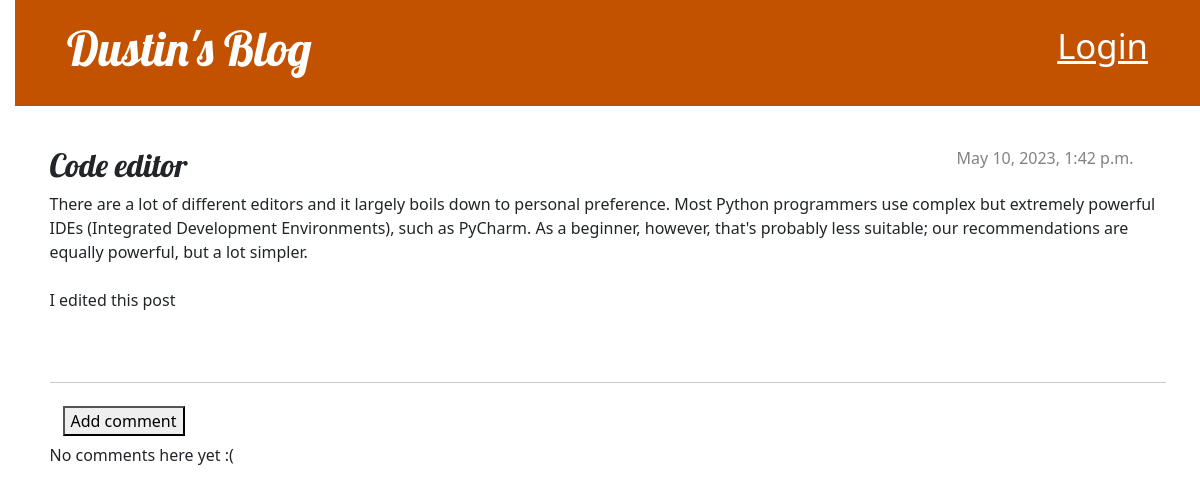
The app's page /post/1/ with its own data.
### blog/models.py (models this page shows, shortened)
class Post(models.Model):
    author = models.ForeignKey(settings.AUTH_USER_MODEL, on_delete=models.CASCADE)
    title = models.CharField(max_length=200)
    text = models.TextField()
    created_date = models.DateTimeField(default=timezone.now)
    published_date = models.DateTimeField(blank=True, null=True)

### blog/views.py (the view)
# urls.py: path('post/<int:pk>/', views.post_detail, name='post_detail'),
def post_detail(request, pk):
    post = get_object_or_404(Post, pk=pk)
    return render(request, 'blog/post_detail.html', {'post': post})

### blog/templates/blog/post_detail.html (shortened to what this page needs)
{% extends 'blog/base.html' %}
{% block content %}
    <article class="post">
        {% if post.published_date %}
            <time class="date">
                {{ post.published_date }}
            </time>
        {% else %}
            <a class="btn btn-default" href="{% url 'post_publish' pk=post.pk %}"><button type="button" class="btn btn-success">Publish</button></a>
        {% endif %}
        <h2>{{ post.title }}</h2>
        <p>{{ post.text|linebreaksbr }}</p>
    </article>
    <hr>
    <a class="btn btn-default" href="{% url 'add_comment_to_post' pk=post.pk %}"><button type="button"> Add comment</button></a>
    {% for comment in post.comments.all %}
    {% if user.is_authenticated or comment.approved_comment %}
    <div class="comment">
        <div class="date">
            {{ comment.created_date }}
            {% if not comment.approved_comment %}
                <a class="btn btn-default" href="{% url 'comment_remove' pk=comment.pk %}"><span class="glyphicon glyphicon-remove"></span></a>
                <a class="btn btn-default" href="{% url 'comment_approve' pk=comment.pk %}"><span class="glyphicon glyphicon-ok"></span></a>
            {% endif %}
        </div>
        <strong>{{ comment.author }}</strong>
        <p>{{ comment.text|linebreaks }}</p>
    </div>
    {% endif %}
{% empty %}
    <p>No comments here yet :(</p>
{% endfor %}
{% endblock %}

### blog/static/css/blog.css (style rules this page uses)
body { padding-left: 15px; }
h1, h2, h3, h4 { font-family: 'Lobster', cursive; }
.date { color: #828282; }
.post { margin-bottom: 70px; }
.post > .date, .post > .actions { float: right; }

### records on screen
Post: published_date "May 10, 2023, 1:42 p.m.", title "Code editor", text "There are a lot of different editors and it largely boils down to personal preference. Most Python programmers use complex but extremely powerful IDEs (Integrated Development Environments), such as PyCharm. As a beginner, however, that's probably less suitable; our recommendations are equally powerful, but a lot simpler. I edited this post"
